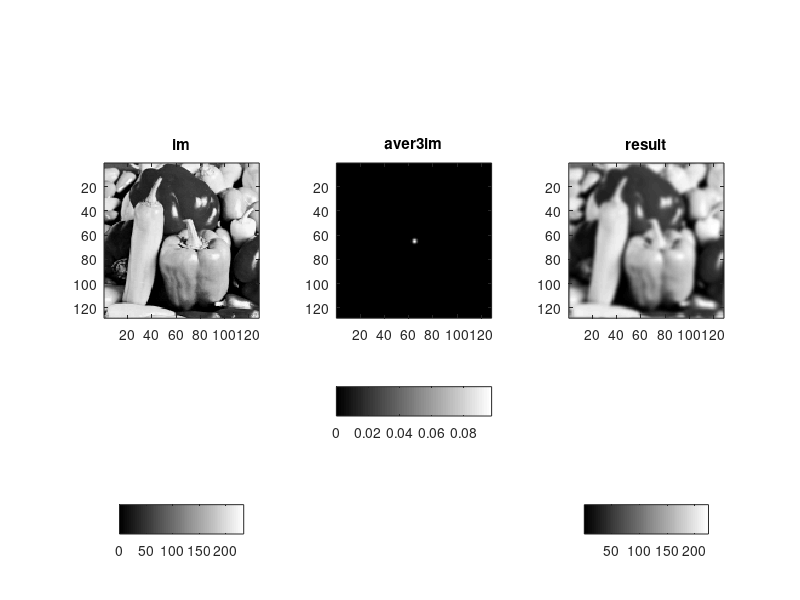
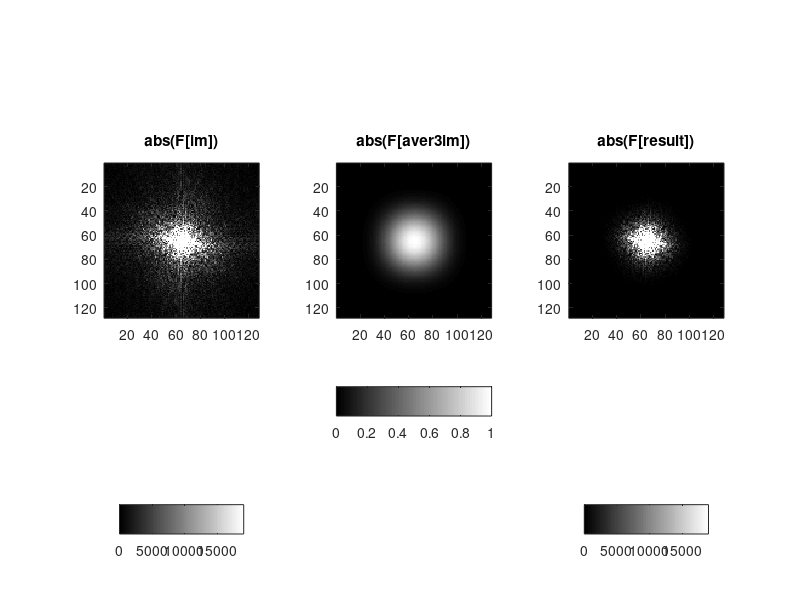

Recreate these plots in MATLAB, in order.
load peppersmall 
im = peppersmall;

aver = [1 2 1; 2 4 2; 1 2 1]/16;
aver3 = conv2(conv2(aver,aver,'full'),aver,'full');
aver3im = 0*im;
center = size(im,1)/2+1;
aver3im(center-3:center+3, center-3:center+3) = aver3;
IM = fftshift(fft2(ifftshift(im)));
AVER3IM = fftshift(fft2(ifftshift(aver3im)));

RESULT = IM .* AVER3IM;

result = fftshift(ifft2(ifftshift(RESULT)));

maxIM = max(max(abs(IM)));
figure(1); colormap gray;
subplot(131); imagesc(im);
axis image; title('im'); colorbar('SouthOutside')
subplot(132); imagesc(aver3im);
axis image; title('aver3im'); colorbar('SouthOutside')
subplot(133); imagesc(result);
axis image; title('result'); colorbar('SouthOutside')
figure(2); colormap gray;
subplot(131); imagesc(abs(IM), [0 0.01*maxIM]);
axis image; title('abs(F[im])'); colorbar('SouthOutside')
subplot(132); imagesc(abs(AVER3IM));
axis image; title('abs(F[aver3im])'); colorbar('SouthOutside')
subplot(133); imagesc(abs(RESULT), [0 0.01*maxIM]);
axis image; title('abs(F[result])'); colorbar('SouthOutside')
